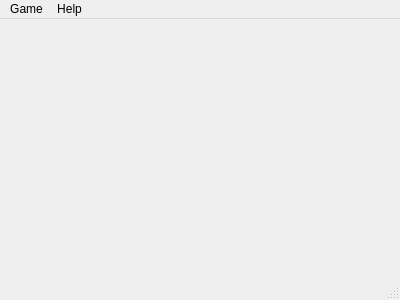
<?xml version="1.0" encoding="UTF-8"?>
<ui version="4.0">
 <class>MainWindow</class>
 <widget class="QMainWindow" name="MainWindow">
  <property name="geometry">
   <rect>
    <x>0</x>
    <y>0</y>
    <width>400</width>
    <height>300</height>
   </rect>
  </property>
  <property name="windowTitle">
   <string>MainWindow</string>
  </property>
  <widget class="QWidget" name="centralWidget"/>
  <widget class="QMenuBar" name="menuBar">
   <property name="geometry">
    <rect>
     <x>0</x>
     <y>0</y>
     <width>400</width>
     <height>20</height>
    </rect>
   </property>
   <widget class="QMenu" name="menuGame">
    <property name="title">
     <string>Game</string>
    </property>
    <addaction name="actionSettings"/>
    <addaction name="actionPlay"/>
    <addaction name="separator"/>
    <addaction name="actionExit"/>
   </widget>
   <widget class="QMenu" name="menuHelp">
    <property name="title">
     <string>Help</string>
    </property>
   </widget>
   <addaction name="menuGame"/>
   <addaction name="menuHelp"/>
  </widget>
  <widget class="QStatusBar" name="statusBar"/>
  <action name="actionSettings">
   <property name="text">
    <string>Settings ...</string>
   </property>
  </action>
  <action name="actionPlay">
   <property name="text">
    <string>Play</string>
   </property>
  </action>
  <action name="actionExit">
   <property name="text">
    <string>Exit</string>
   </property>
  </action>
 </widget>
 <layoutdefault spacing="6" margin="11"/>
 <resources/>
 <connections/>
</ui>
